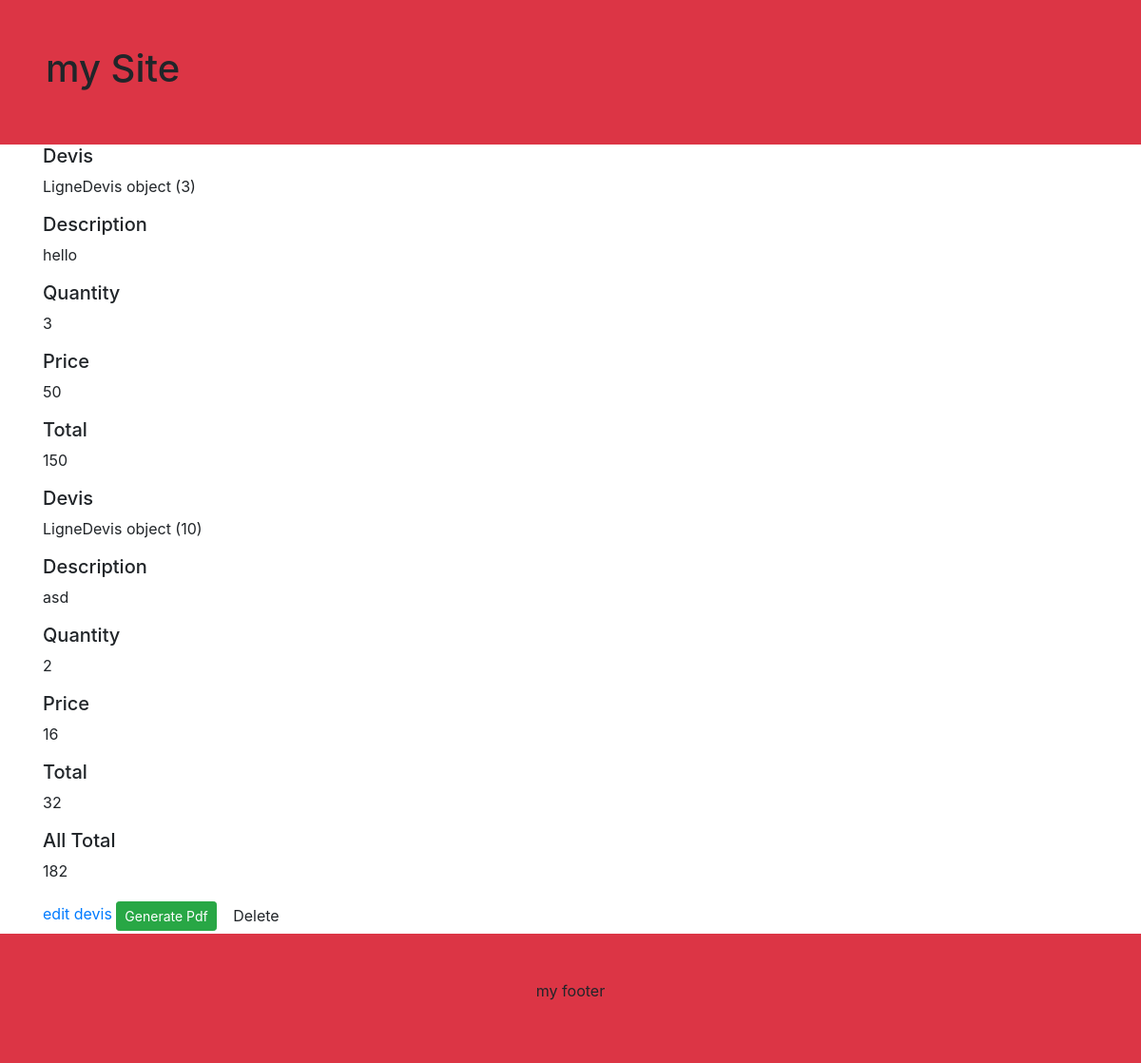
Page /devis/5/ on the committed database.
### devis/models.py (models this page shows)
class LigneDevis(models.Model):
    devis = models.ForeignKey(Devis,null = True, blank = True, on_delete = models.CASCADE)
    description = models.CharField(max_length = 100)
    quantity = models.IntegerField(default = 1)
    price = models.IntegerField()
    def get_total_item_price(self):
        return int(self.quantity) * int(self.price)

class Devis(models.Model):
    client = models.ForeignKey(Client,null = True, blank = True, on_delete = models.CASCADE)
    def get_total_final_price(self):
        result = 0
        for ligne in self.lignedevis_set.all():
            result += ligne.get_total_item_price()
        return result

### devis/views.py (the view)
# urls.py: path('devis/<int:pk>/', DevisDetailView.as_view(), name='devis-detail'),
class DevisDetailView(DetailView):
    model = Devis

### devis/templates/devis/devis_detail.html (shortened to what this page needs)
{%extends 'base.html'%}
{% block content%}
<div class="container">
    <div class="row">
        <div class="col-12 ">
            {% for devis in devis.lignedevis_set.all %}
            <h5>Devis</h5>
            <p>{{devis}}</p>
            <h5>Description</h5>
            <p>{{devis.description}}</p>
            <h5>Quantity</h5>
            <p>{{devis.quantity}}</p>
            <h5>Price</h5>
            <p>{{devis.price}}</p>
            <h5>Total</h5>
            <p>{{devis.get_total_item_price}}</p>
            {% endfor %}
            <h5>All Total</h5>
            <p>{{ devis.get_total_final_price }}</p>
            {% if pdf == false %}
            <a href="{% url 'devis-update' devis.id %}">edit devis</a>
            <a href="{% url 'devis-pdf' devis.id %}" target="_blank" class="btn btn-sm btn-success">Generate Pdf</a>
            <button class="btn" data-toggle="modal" data-target="#fm-modal-grid">Delete</button>
            {% endif %}
        </div>
    </div>
</div>
{%endblock%}

### rows in the picture
LigneDevis: id "LigneDevis object (3)", description "hello", quantity "3", price "50", get_total_item_price "150"
LigneDevis: id "LigneDevis object (10)", description "asd", quantity "2", price "16", get_total_item_price "32"
Devis: get_total_final_price "182"
